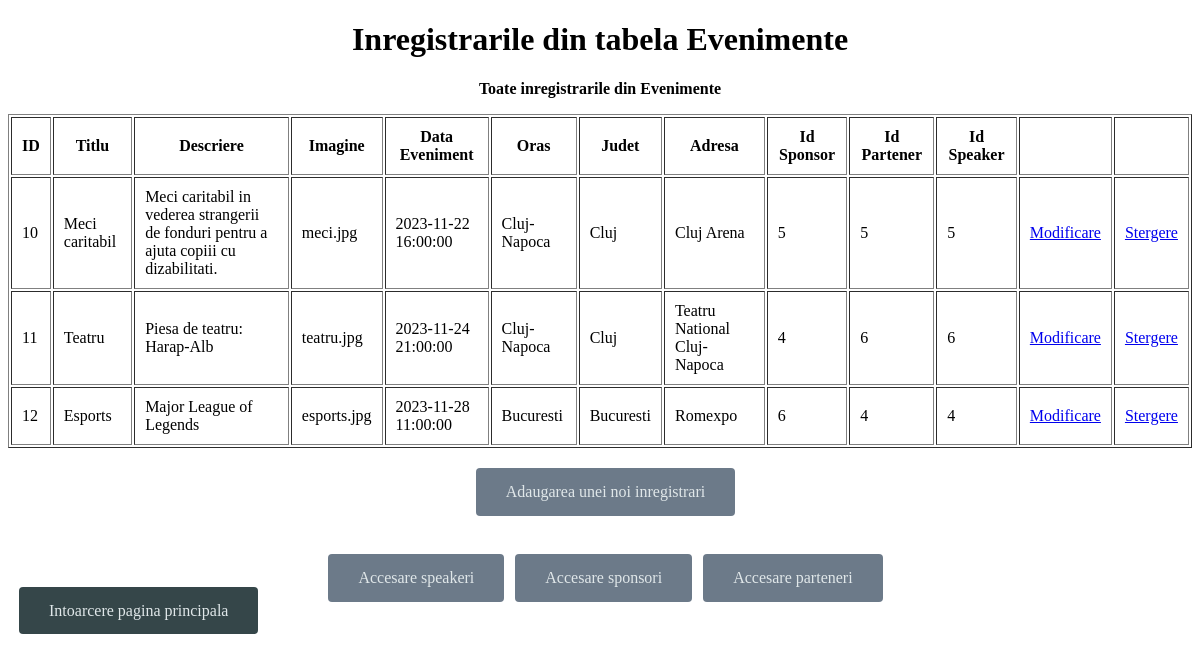
The page /Evenimente/vizualizareEvenimente.php on the database its author committed.
### tables this page shows
CREATE TABLE `evenimente` (
  `id` int(11) NOT NULL,
  `titlu` varchar(100) NOT NULL,
  `descriere` varchar(800) NOT NULL,
  `imagine` varchar(200) NOT NULL,
  `data_eveniment` datetime NOT NULL,
  `oras` varchar(50) NOT NULL,
  `judet` varchar(50) NOT NULL,
  `adresa` varchar(200) NOT NULL,
  `pret_bilet` decimal(10,2) NOT NULL,
  `code` varchar(255) NOT NULL,
  `id_sponsor` int(11) NOT NULL,
  `id_partener` int(11) NOT NULL,
  `id_speaker` int(11) NOT NULL
);

### Evenimente/vizualizareEvenimente.php (the view, shortened to what this page needs)
<!DOCTYPE HTML PUBLIC "-//W3C//DTD HTML 4.01//EN" "http://www.w3.org/TR/html4/strict.dtd">
<html>
<head>
</head>
<body>
<h1 style="text-align: center">Inregistrarile din tabela Evenimente</h1>
<p style="text-align: center"><b>Toate inregistrarile din Evenimente</b></p>
<?php
include("../conectare.php");
if ($result = $mysqli->query("SELECT * FROM evenimente ORDER BY id "))
{
    if ($result->num_rows > 0)
    {
        echo "<table border='1' cellpadding='10'>";
        echo "<tr><th>ID</th><th>Titlu</th><th>Descriere</th><th>Imagine</th><th>Data Eveniment</th><th>Oras</th><th>Judet</th><th>Adresa</th><th>Id Sponsor</th><th>Id Partener</th><th>Id Speaker</th><th></th><th></th></tr>";
        while ($row = $result->fetch_object())
        {
            echo "<tr>";
            echo "<td>" . $row->id . "</td>";
            echo "<td>" . $row->titlu . "</td>";
            echo "<td>" . $row->descriere . "</td>";
            echo "<td>" . $row->imagine . "</td>";
            echo "<td>" . $row->data_eveniment . "</td>";
            echo "<td>" . $row->oras . "</td>";
            echo "<td>" . $row->judet . "</td>";
            echo "<td>" . $row->adresa . "</td>";
            echo "<td>" . $row->id_sponsor . "</td>";
            echo "<td>" . $row->id_partener . "</td>";
            echo "<td>" . $row->id_speaker . "</td>";
            echo "<td><a href='modificareEvenimente.php?id=" . $row->id . "'>Modificare</a></td>";
            echo "<td><a href='stergereEvenimente.php?id=" .$row->id . "'>Stergere</a></td>";
            echo "</tr>";
        }
        echo "</table>";
    }
    else
    {
        echo "Nu sunt inregistrari in tabela!";
    }
}
else
{
    echo "Error: " . $mysqli->error();
}
?>
<div>
    <div class="button-adaugare">
        <a href="inserareEvenimente.php" class="button">Adaugarea unei noi inregistrari</a>
    </div>
    <br/>
    <div class="actions-buttons">
        <a href="../Speakeri/vizualizareSpeakeri.php" class="button">Accesare speakeri</a>
        <br/>
        <a href="../Sponsori/vizualizareSponsori.php" class="button">Accesare sponsori</a>
        <br/>
        <a href="../Parteneri/vizualizareParteneri.php" class="button">Accesare parteneri</a>
        <br/>
    </div>
    <a href="../home.php" class="button-intoarcere">Intoarcere pagina principala</a>
</div>
</body>
</html>

### Evenimente/vizualizareEvenimente.php (style rules this page uses)
.button-adaugare { display: flex; justify-content: center; }
.button { margin-top: 20px; padding: 15px 30px 15px 30px; background-color: #6C7A89; color: #E0E7E9; border: none; border-radius: 4px; text-decoration: none; margin-left: 11px; }
.actions-buttons { display: flex; justify-content: center; }
.button-intoarcere { margin-top: 20px; padding: 15px 30px 15px 30px; background-color: #354649; color: #E0E7E9; border: none; border-radius: 4px; text-decoration: none; margin-left: 11px; }

### rows shown on the page
evenimente: id "10", titlu "Meci caritabil", descriere "Meci caritabil in vederea strangerii de fonduri pentru a ajuta copiii cu dizabilitati.", imagine "meci.jpg", data_eveniment "2023-11-22 16:00:00", oras "Cluj-Napoca", judet "Cluj", adresa "Cluj Arena", id_sponsor "5", id_partener "5", id_speaker "5"
evenimente: id "11", titlu "Teatru", descriere "Piesa de teatru: Harap-Alb", imagine "teatru.jpg", data_eveniment "2023-11-24 21:00:00", oras "Cluj-Napoca", judet "Cluj", adresa "Teatru National Cluj-Napoca", id_sponsor "4", id_partener "6", id_speaker "6"
evenimente: id "12", titlu "Esports", descriere "Major League of Legends", imagine "esports.jpg", data_eveniment "2023-11-28 11:00:00", oras "Bucuresti", judet "Bucuresti", adresa "Romexpo", id_sponsor "6", id_partener "4", id_speaker "4"
